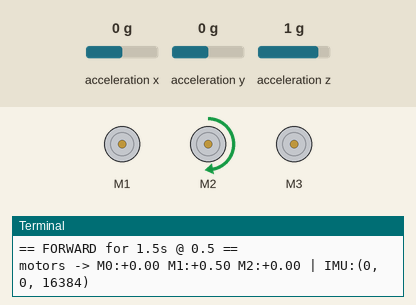
Bench run of a program on a simulated Raspberry Pi (BCM pin numbers). Shown: 3 × DC motor (green arrow = forward, orange = backward, longer = faster), the last lines printed to the terminal. Inputs (shaded band) come from the test bench; at power-on: acceleration x 0 g, acceleration y 0 g, acceleration z 1 g. At 9.8 s the program stops and its outputs stay as they are.

Above: at 1.1 s.
At 3.3 s:
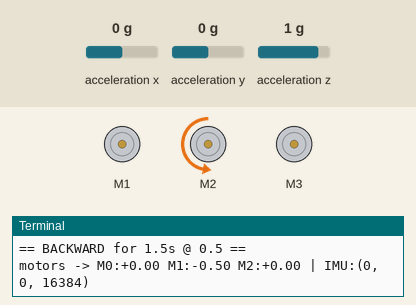
At 5.5 s:
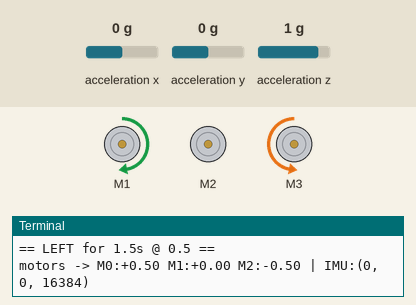
At 7.7 s:
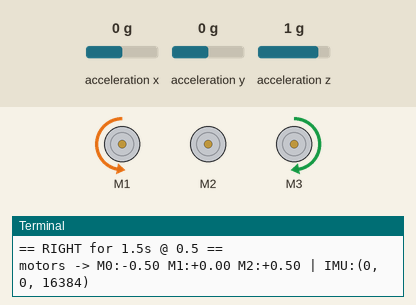
At 9.2 s:
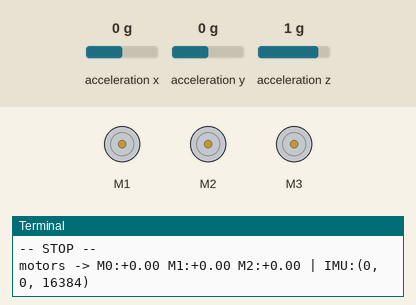
Timing chart, 0 to 10.7 s (numbered marks = the images above):
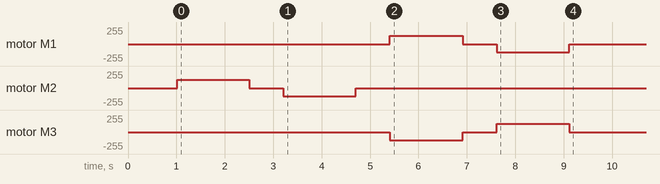

The program:

demo.py
```python
"""
ORBS Ball Robot - Demo Script
Raspberry Pi Zero 2W + MPU6050 IMU + Adafruit Motor HAT (MotorKit)
3x DC motors in T-shape:
        M1 (motor1)
        |
M0 (motor1?) ---+--- M2
Actually:
  motor1 = M0 (left of T bar)
  motor2 = M1 (stem of T)
  motor3 = M2 (right of T bar)

Mapping (from delete.py / code.or):
  M0/M2 = roll axis  (left/right)
  M1    = pitch axis (forward/backward)

Demo sequence:
  forward -> stop -> backward -> stop -> left -> stop -> right -> stop

Run on Pi with: python3 demo.py
Optional: python3 demo.py --speed 0.5 --move-time 1.5
"""

import time
import argparse

# Hardware imports - will fail on non-Pi, so allow dry-run
try:
    import board
    import busio
    from adafruit_motorkit import MotorKit
    HAS_HAT = True
except ImportError:
    HAS_HAT = False
    print("[WARN] Motor HAT libraries not found - running in dry-run print mode")

try:
    import smbus2
    HAS_IMU = True
except ImportError:
    HAS_IMU = False

MPU_ADDR = 0x68

# --- IMU (optional, for telemetry only) ---
imu_bus = None
if HAS_IMU:
    try:
        imu_bus = smbus2.SMBus(1)
        # wake up MPU6050
        imu_bus.write_byte_data(MPU_ADDR, 0x6B, 0x00)
    except Exception as e:
        print(f"[WARN] IMU init failed: {e}")
        imu_bus = None
        HAS_IMU = False

def read_imu_accel():
    """Return ax, ay, az raw or None if no IMU."""
    if not imu_bus:
        return None
    try:
        import struct
        raw = imu_bus.read_i2c_block_data(MPU_ADDR, 0x3B, 6)
        ax = struct.unpack('>h', bytes(raw[0:2]))[0]
        ay = struct.unpack('>h', bytes(raw[2:4]))[0]
        az = struct.unpack('>h', bytes(raw[4:6]))[0]
        return ax, ay, az
    except Exception as e:
        print(f"[WARN] IMU read failed: {e}")
        return None

# --- Motors ---
kit = None
if HAS_HAT:
    i2c = busio.I2C(board.SCL, board.SDA)
    kit = MotorKit(i2c=i2c)

def set_motors(m0, m1, m2):
    """Set throttles clamped to [-1.0, 1.0]. M0=motor1, M1=motor2, M2=motor3."""
    m0 = max(-1.0, min(1.0, m0))
    m1 = max(-1.0, min(1.0, m1))
    m2 = max(-1.0, min(1.0, m2))
    if kit:
        kit.motor1.throttle = m0
        kit.motor2.throttle = m1
        kit.motor3.throttle = m2
    print(f"motors -> M0:{m0:+.2f} M1:{m1:+.2f} M2:{m2:+.2f} | IMU:{read_imu_accel()}")

def stop():
    set_motors(0.0, 0.0, 0.0)

# --- Direction primitives (T-shape mixing) ---
def forward(speed):
    # pitch forward = +M1
    set_motors(0.0, speed, 0.0)

def backward(speed):
    # pitch backward = -M1
    set_motors(0.0, -speed, 0.0)

def left(speed):
    # roll left = +M0, -M2
    set_motors(speed, 0.0, -speed)

def right(speed):
    # roll right = -M0, +M2
    set_motors(-speed, 0.0, speed)

def do_move(name, func, speed, move_time, stop_time):
    print(f"\n== {name} for {move_time}s @ {speed} ==")
    func(speed)
    time.sleep(move_time)
    print("-- STOP --")
    stop()
    time.sleep(stop_time)

def main():
    parser = argparse.ArgumentParser(description="ORBS T-ball demo")
    parser.add_argument("--speed", type=float, default=0.5, help="0.0-1.0 throttle")
    parser.add_argument("--move-time", type=float, default=1.5, help="seconds per direction")
    parser.add_argument("--stop-time", type=float, default=0.7, help="pause between moves")
    parser.add_argument("--loop", action="store_true", help="repeat until Ctrl+C")
    args = parser.parse_args()

    speed = max(0.0, min(1.0, args.speed))

    print("ORBS Ball Robot Demo - Ctrl+C to stop")
    print(f"T-layout: M1=forward/back, M0/M2=left/right | speed={speed}")
    time.sleep(1.0)

    try:
        while True:
            do_move("FORWARD", forward, speed, args.move_time, args.stop_time)
            do_move("BACKWARD", backward, speed, args.move_time, args.stop_time)
            do_move("LEFT", left, speed, args.move_time, args.stop_time)
            do_move("RIGHT", right, speed, args.move_time, args.stop_time)

            if not args.loop:
                break

        print("\nDemo complete!")
    except KeyboardInterrupt:
        print("\nInterrupted!")
    finally:
        stop()
        print("Motors stopped.")

if __name__ == "__main__":
    main()
```

Measured:
- by itself, motor M1: stopped → forward 127/255 at 5.4 s, → stopped 1.5 s later, → backward 127/255 0.70 s later, → stopped 1.5 s later
- by itself, motor M2: stopped → forward 127/255 at 1.0 s, → stopped 1.5 s later, → backward 127/255 0.70 s later, → stopped 1.5 s later
- by itself, motor M3: stopped → backward 127/255 at 5.4 s, → stopped 1.5 s later, → forward 127/255 0.70 s later, → stopped 1.5 s later
